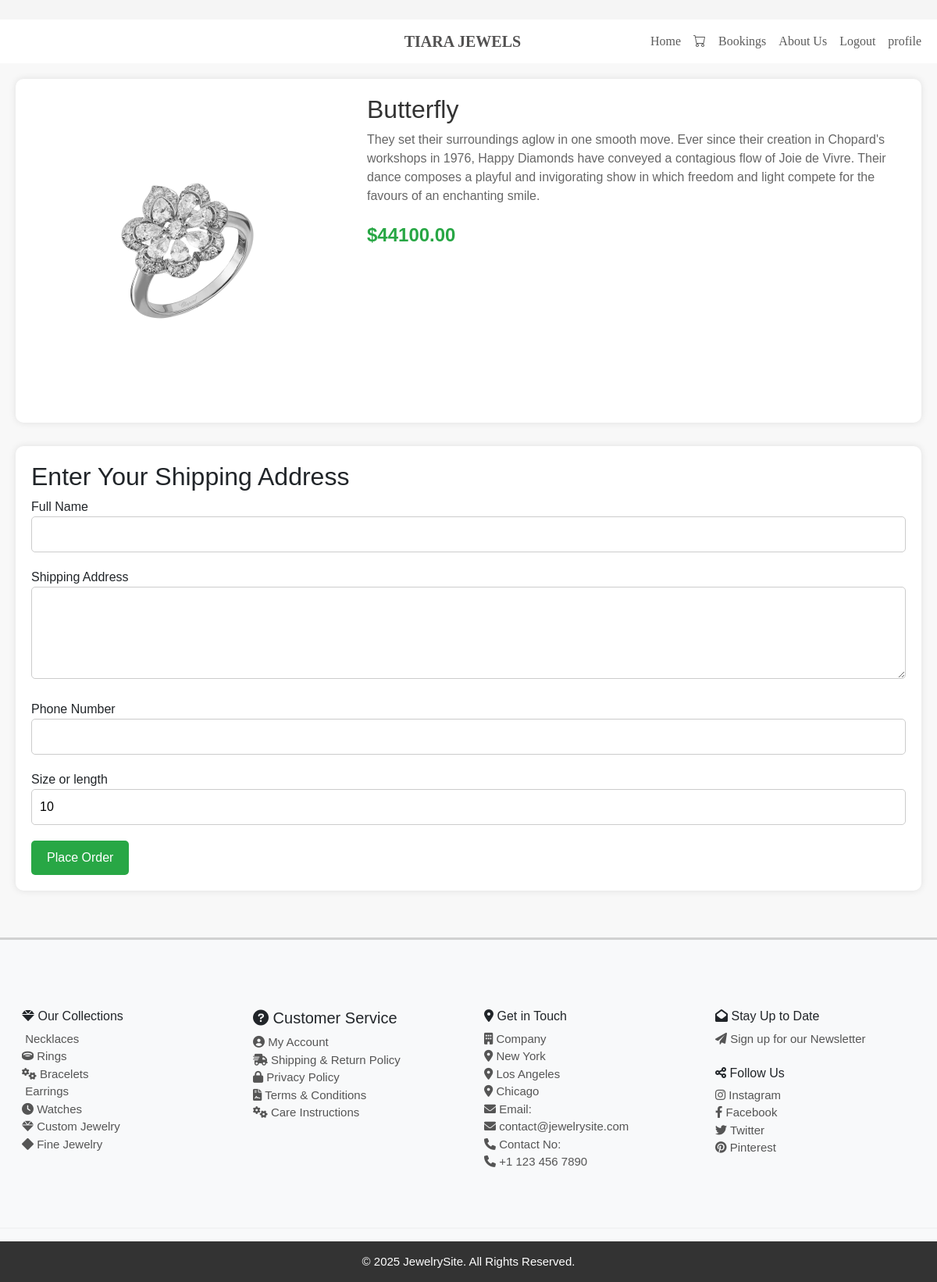
Screenshot of /address/36/ (signed in) with the database file from the repository.
### app/models.py (models this page shows, shortened)
class Jewelry(models.Model):
    name = models.CharField(max_length=255)
    description = models.TextField()
    material = models.CharField(max_length=100)
    price = models.DecimalField(max_digits=10, decimal_places=2)
    weight = models.DecimalField(max_digits=5, decimal_places=2)
    image = models.ImageField()
    created_at = models.DateTimeField(auto_now_add=True)
    category = models.ForeignKey(JewelryType, on_delete=models.CASCADE)

### app/views.py (the view, shortened to what this page needs)
# urls.py: path('address/<id>/', views.address_page, name='address_page'),
def address_page(req, id):
    product = Jewelry.objects.get(pk=id)
    user = User.objects.get(username=req.session['user'])
    user_address = Address.objects.filter(user=user).order_by('-id').first()
    return render(req, 'user/user_dtls.html', {'product': product, 'user_address': user_address})

### templates/user/user_dtls.html (shortened to what this page needs)
<!DOCTYPE html>
<html lang="en">
<head>
    <link rel="stylesheet" href="https://cdnjs.cloudflare.com/ajax/libs/font-awesome/6.0.0-beta3/css/all.min.css">
    <link href="https://cdn.jsdelivr.net/npm/bootstrap@5.3.3/dist/css/bootstrap.min.css" rel="stylesheet">
    <link rel="stylesheet" href="https://cdn.jsdelivr.net/npm/bootstrap-icons@1.11.3/font/bootstrap-icons.min.css">
    {% load static %}
    <link rel="stylesheet" href="{% static '/css/user_dtls.css' %}">
</head>
<body>
                  <div class="line" style="background-color: whitesmoke; width: 100%; height: 25px; color: white; font-size: 13px; padding-left: 33%;"></div>
                  <nav class="navbar navbar-expand-lg navbar-light " style="background-color:  white; top: 0px; font-family: 'Times New Roman', Times, serif; font-weight: 500px;" >
                    <div class="container-fluid">
                        <a class="navbar-brand" href="#" style="color: rgb(82, 81, 81); font-weight: 800; padding-left: 43%;">TIARA JEWELS</i></a>
                        <div class="collapse navbar-collapse" id="navbarNav">
                            <ul class="navbar-nav ms-auto">
                                <li class="nav-item">
                                    <a class="nav-link active" style="color: rgb(92, 92, 92);" aria-current="page" href="../user_home">Home</a>
                                </li>
                                <li class="nav-item">
                                    <a class="nav-link" style="color: rgb(92, 92, 92);" href="../cart_display"><i class="bi bi-cart"></i></a>
                                </li>
                                <li class="nav-item">
                                    <a class="nav-link" style="color: rgb(92, 92, 92);" href="../user_booking">Bookings</a>
                                </li>
                                <li class="nav-item">
                                    <a class="nav-link" style="color: rgb(92, 92, 92); " href="../about">About Us</a>
                                </li>
                                <li class="nav-item">
                                    <a class="nav-link" style="color: rgb(92, 92, 92); " href="../logout">Logout</a>
                                </li>
                                <li class="nav-item">
                                    <a class="nav-link" style="color: rgb(92, 92, 92); " href="../profile/">profile</a>
                                </li>
                            </ul>
                        </div>
                    </div>
                </nav>
<div class="container">
    <div class="product-details">
        <div class="product-image">
            <img src="{{ product.image.url }}" alt="{{ product.name }}">
        </div>
        <div class="product-info">
            <h1>{{ product.name }}</h1>
            <p>{{ product.description }}</p>
            <p class="price">${{ product.price }}</p>
        </div>
    </div>
    {% if user.is_authenticated %}
    <div class="address-form">
        <h2>Enter Your Shipping Address</h2>
        <form method="POST" >
            <div>
                <label for="name">Full Name</label>
                <input type="text" id="name" name="name" required>
            </div>
            <div>
                <label for="address">Shipping Address</label>
                <textarea id="address" name="address" rows="4" required></textarea>
            </div>
            <div>
                <label for="phone_number">Phone Number</label>
                <input type="text" id="phone_number" name="phone_number" required>
            </div>
            <div>
                <label for="size">Size or length</label>
                <input type="number" id="size" name="size" value="10" min="1" required>
            </div>
            <button type="submit">Place Order</button>
        </form>
    </div>
{% endif %}
</div>
<div class="ftr" style="padding-top: 2%">
    <footer class="text-dark pt-5 mt-3" style="font-size: 15px; background-color: #f8f9fa; border-top: 3px solid #d1d1d1;">
        <div class="container">
            <div class="row">
                <div class="col-md-3" style="padding: 20px;">
                    <h6><i class="fas fa-gem"></i> Our Collections</h6>
                    <ul class="list-unstyled">
                        <li><a href="#" style="text-decoration: none; color: #555;"> Necklaces</a></li>
                        <li><a href="#" style="text-decoration: none; color: #555;"><i class="fas fa-ring"></i> Rings</a></li>
                        <li><a href="#" style="text-decoration: none; color: #555;"><i class="fas fa-cogs"></i> Bracelets</a></li>
                        <li><a href="#" style="text-decoration: none; color: #555;"> Earrings</a></li>
                        <li><a href="#" style="text-decoration: none; color: #555;"><i class="fas fa-clock"></i> Watches</a></li>
                        <li><a href="#" style="text-decoration: none; color: #555;"><i class="fas fa-gem"></i> Custom Jewelry</a></li>
                        <li><a href="#" style="text-decoration: none; color: #555;"><i class="fas fa-diamond"></i> Fine Jewelry</a></li>
                    </ul>
                </div>
                <div class="col-md-3" style="padding: 20px;">
                    <h5><i class="fas fa-question-circle"></i> Customer Service</h5>
                    <ul class="list-unstyled">
                        <li><a href="#" style="text-decoration: none; color: #555;"><i class="fas fa-user-circle"></i> My Account</a></li>
                        <li><a href="#" style="text-decoration: none; color: #555;"><i class="fas fa-shipping-fast"></i> Shipping & Return Policy</a></li>
                        <li><a href="#" style="text-decoration: none; color: #555;"><i class="fas fa-lock"></i> Privacy Policy</a></li>
                        <li><a href="#" style="text-decoration: none; color: #555;"><i class="fas fa-file-contract"></i> Terms & Conditions</a></li>
                        <li><a href="#" style="text-decoration: none; color: #555;"><i class="fas fa-cogs"></i> Care Instructions</a></li>
                    </ul>
                </div>
                <div class="col-md-3" style="padding: 20px;">
                    <h6><i class="fas fa-map-marker-alt"></i> Get in Touch</h6>
                    <ul class="list-unstyled">
                        <li><a href="#" style="text-decoration: none; color: #555;"><i class="fas fa-building"></i> Company</a></li>
                        <li><a href="#" style="text-decoration: none; color: #555;"><i class="fas fa-map-marker-alt"></i> New York</a></li>
                        <li><a href="#" style="text-decoration: none; color: #555;"><i class="fas fa-map-marker-alt"></i> Los Angeles</a></li>
                        <li><a href="#" style="text-decoration: none; color: #555;"><i class="fas fa-map-marker-alt"></i> Chicago</a></li>
                        <li><a href="#" style="text-decoration: none; color: #555;"><i class="fas fa-envelope"></i> Email:</a></li>
                        <li><a href="#" style="text-decoration: none; color: #555;"><i class="fas fa-envelope"></i> contact@jewelrysite.com</a></li>
                        <li><a href="#" style="text-decoration: none; color: #555;"><i class="fas fa-phone"></i> Contact No:</a></li>
                        <li><a href="#" style="text-decoration: none; color: #555;"><i class="fas fa-phone"></i> +1 123 456 7890</a></li>
                    </ul>
                </div>
                <div class="col-md-3" style="padding: 20px;">
                    <h6><i class="fas fa-envelope-open"></i> Stay Up to Date</h6>
                    <ul class="list-unstyled">
                        <li><a href="#" style="text-decoration: none; color: #555;"><i class="fas fa-paper-plane"></i> Sign up for our Newsletter</a></li>
                        <br>
                        <h6><i class="fas fa-share-alt"></i> Follow Us</h6>
                        <ul class="list-unstyled">
                            <li><a href="#" style="text-decoration: none; color: #555;"><i class="fab fa-instagram"></i> Instagram</a></li>
                            <li><a href="#" style="text-decoration: none; color: #555;"><i class="fab fa-facebook-f"></i> Facebook</a></li>
                            <li><a href="#" style="text-decoration: none; color: #555;"><i class="fab fa-twitter"></i> Twitter</a></li>
                            <li><a href="#" style="text-decoration: none; color: #555;"><i class="fab fa-pinterest"></i> Pinterest</a></li>
                        </ul>
                    </ul>
                </div>
            </div>
        </div>
        <hr style="border-top: 2px solid #ddd;">
        <div style="background-color: #333; color: #fff; text-align: center; padding: 15px 0;">
            <p style="margin: 0;">&copy; 2025 JewelrySite. All Rights Reserved.</p>
        </div>
    </footer>
  </div>
</body>
</html>

### static/css/user_dtls.css (style rules this page uses)
body { font-family: Arial, sans-serif; background-color: #f8f8f8; margin: 0; padding: 0; }
.container { max-width: 1200px; margin: 0 auto; padding: 20px; }
.product-details { display: flex; flex-wrap: wrap; justify-content: space-between; background-color: #fff; padding: 20px; border-radius: 10px; box-shadow: 0 0 10px rgba(0, 0, 0, 0.1); }
.product-image { max-width: 400px; margin-right: 30px; }
.product-image img { width: 100%; height: auto; border-radius: 10px; }
.product-info { flex: 1; }
.product-info h1 { font-size: 32px; color: #333; }
.product-info p { font-size: 16px; color: #666; margin-bottom: 20px; }
.product-info .price { font-size: 24px; font-weight: bold; color: #28a745; margin-bottom: 20px; }
.address-form { background-color: #fff; padding: 20px; margin-top: 30px; border-radius: 10px; box-shadow: 0 0 10px rgba(0, 0, 0, 0.1); }
.address-form input, .address-form textarea { width: 100%; padding: 10px; margin-bottom: 20px; border: 1px solid #ccc; border-radius: 5px; font-size: 16px; }
.address-form button { background-color: #28a745; color: white; padding: 10px 20px; border: none; border-radius: 5px; font-size: 16px; cursor: pointer; }

### rows the page displays
Jewelry: image (picture), name "Butterfly", description "They set their surroundings aglow in one smooth move. Ever since their creation in Chopard's workshops in 1976, Happy Diamonds have conveyed a contagious flow of Joie de Vivre. Their dance composes a playful and invigorating show in which freedom and light compete for the favours of an enchanting smile.", price "44100.00"
